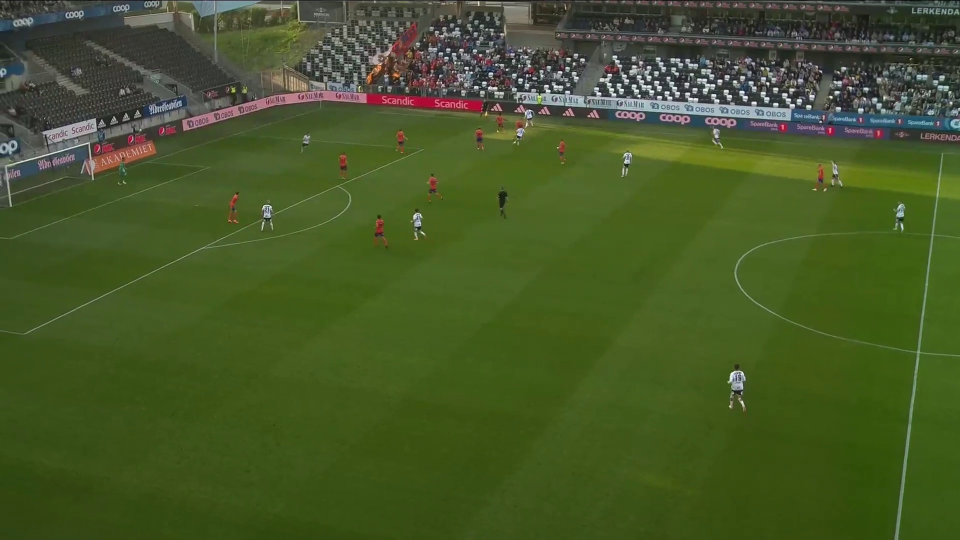
#> input picture testImage.jpg, 1920 x 1080 px (shown at 1/2 size)
$ jupyter execute --allow-errors PitchDetection.ipynb
#> lines starting #> are read from the running program, lines starting #| are printed output that depends on the picture; after the words box and inside, x2 and y2 are one past the last pixel; in counts of white or black regions, pixels touching at a corner belong together
For this task, we first applied the Hough line detection method
 - Bilateral filtering was applied to retain edges while smoothing out noise.
 - Next, to keep pixels containing the soccer pitch and remove the background, such as the stadium, a green mask was applied.
 - To remove the remaining noise, we found all the contours of the image after the green mask, then extracted the largest contour and used it as a filter.
 - As a final touch to fix contour outlines, an opening morphology was applied. The resulting image was passed through a canny transform, with adjusted thresholds: a low threshold of 98 and a high threshold of 260, for best detecting the edges.
 - Finally, the output from Canny was passed as input to the Hough transform for performing line detection

Automatic Feature Detection Algorithms
The last effort was focused on feature detectors such as SIFT and ORB . These are
methods designed for detecting features in images and can be used to detect image similarities.
Thus, with these methods, one could detect corresponding points between the input frame and
the overview map. The resulting points could then be used in a perspective transformation. SIFT
and ORB were tested on the unprocessed input frame, and with a combination of the different
techniques described earlier, such as the green mask contour and the Hough line detection. SIFT
proved to be the most reliant of these methods and is subsequently included in the results

[cell 1]
import numpy as np
import matplotlib.pyplot as plt
from scipy import ndimage as ndi
import cv2

image = cv2.imread('testImage.jpg')
#> image is the input picture: shape (1080, 1920, 3); mean B, G, R 39.9, 87.2, 70

# Apply bilateral filter
filtered_image = cv2.bilateralFilter(image, d=9, sigmaColor=75, sigmaSpace=75)

roi_lab = cv2.cvtColor(filtered_image, cv2.COLOR_BGR2Lab)
#> roi_lab: shape (1080, 1920, 3); mean of channels 0, 1, 2 88.4, 113.3, 152.5
#> (the rest of this cell did not finish here and is left out)

[cell 2]
import numpy as np
import cv2
import matplotlib.pyplot as plt
import time

# Load image
image = cv2.imread('testImage.jpg')


start_time = time.time()
# Apply bilateral filter
filtered_image = cv2.bilateralFilter(image, d=9, sigmaColor=75, sigmaSpace=75)

# Convert to HSV
hsv = cv2.cvtColor(filtered_image, cv2.COLOR_BGR2HSV)
#> hsv: shape (1080, 1920, 3); mean H, S, V 47, 144, 88.8

# Define range of green color in HSV
lower_green = np.array([30, 40, 40])   # Lower bound of green color
upper_green = np.array([90, 255, 255]) # Upper bound of green color

# Threshold the HSV image to get only green colors
mask = cv2.inRange(hsv, lower_green, upper_green)
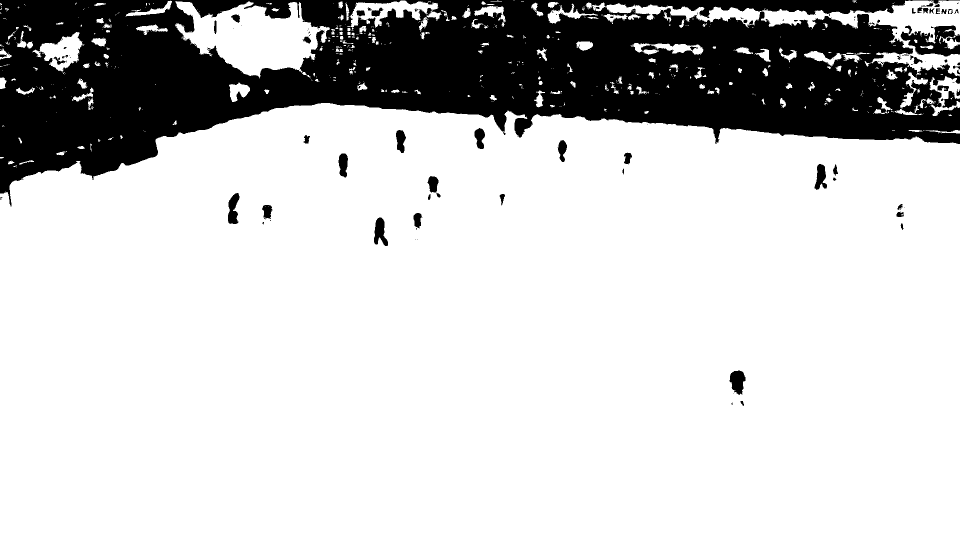
#> mask: shape (1080, 1920) (shown at 1/2 size); 79.3% white; 174 black regions (114 under 20 px)

# Find contours
contours, _ = cv2.findContours(mask, cv2.RETR_TREE, cv2.CHAIN_APPROX_SIMPLE)
#> contours = 919 contours, 728 with area under 20; largest, box (x1, y1, x2, y2) and area: (0, 206, 1920, 1080) 1566690, (350, 2, 660, 157) 26260, (1172, 1, 1920, 153) 23116, (695, 1, 884, 55) 4511, (65, 64, 165, 143) 3707

black_image = np.zeros_like(image)

# Filter contours by area and number of sides (adjust parameters as needed)
pitch_contour = max(contours, key = cv2.contourArea)
#> pitch_contour = contour of 994 points, box (x1, y1, x2, y2) (0, 206, 1920, 1080), area 1566690
cv2.drawContours(black_image, [pitch_contour], -1, (255, 255, 255), thickness=cv2.FILLED)
#> black_image: shape (1080, 1920, 3); 75.7% white; 3 black regions (2 under 20 px), largest, box (x1, y1, x2, y2) and area: (0, 0, 1920, 413) 504029

kernel = cv2.getStructuringElement(cv2.MORPH_RECT, (100, 100))
black_image = cv2.morphologyEx(black_image, cv2.MORPH_OPEN, kernel)
#> black_image: shape (1080, 1920, 3); 75.4% white; 1 black region, box (x1, y1, x2, y2) and area: (0, 0, 1920, 414) 510676

# Apply the mask to the original image
result_image = cv2.bitwise_and(image, black_image)

edges = cv2.Canny(result_image, 10, 290)
#> edges: shape (1080, 1920); 0.7% white in thin lines or dots, all inside (x1, y1, x2, y2) = (0, 211, 1920, 1080)

# Apply Hough transform for line detection (adjust parameters as needed)
lines = cv2.HoughLinesP(edges, 1, np.pi / 180, threshold=150, minLineLength=50, maxLineGap=20)
#> lines = 20 rows, first 6: [1788, 1079, 1885, 287], [207, 589, 325, 533], [51, 668, 440, 479], [1844, 655, 1889, 287], [750, 339, 843, 298], [481, 455, 846, 300]

black_image = np.zeros_like(image)
# Draw the detected lines on the original image
for line in lines:
    x1, y1, x2, y2 = line[0]
    cv2.line(black_image, (x1, y1), (x2, y2), (255, 255,255), 2)
#> this loop made 20 passes
#> black_image: shape (1080, 1920, 3); 0.54% white; 6 white regions, box (x1, y1, x2, y2) and area: (1635, 286, 1891, 1080) 5116, (42, 453, 495, 671) 2369, (13, 350, 366, 480) 1986, (480, 297, 848, 457) 1420, (1352, 250, 1418, 257) 194, (1252, 245, 1309, 250) 167


edges = cv2.Canny(black_image, 0, 34)
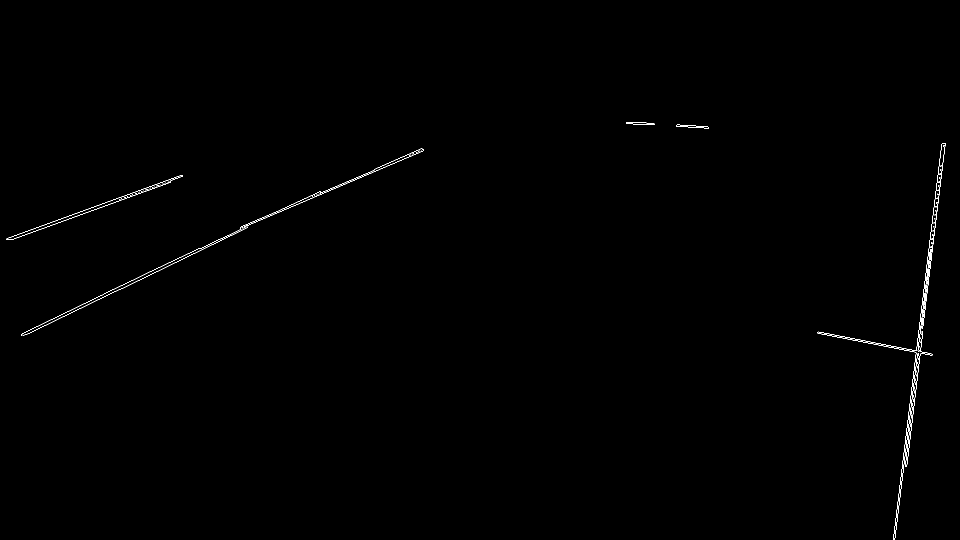
#> edges: shape (1080, 1920) (shown at 1/2 size); 0.27% white in thin lines or dots, all inside (x1, y1, x2, y2) = (13, 244, 1891, 1080)
lines = cv2.HoughLinesP(edges, 1, np.pi / 180, threshold=150, minLineLength=50, maxLineGap=300)
#> lines = 13 rows, first 6: [1786, 1079, 1883, 288], [1789, 1079, 1886, 286], [1811, 933, 1890, 286], [481, 456, 847, 301], [13, 477, 364, 350], [42, 668, 507, 442]

for line in lines:
    x1, y1, x2, y2 = line[0]
    cv2.line(result_image, (x1, y1), (x2, y2), (255, 255,255), 2)
#> this loop made 13 passes
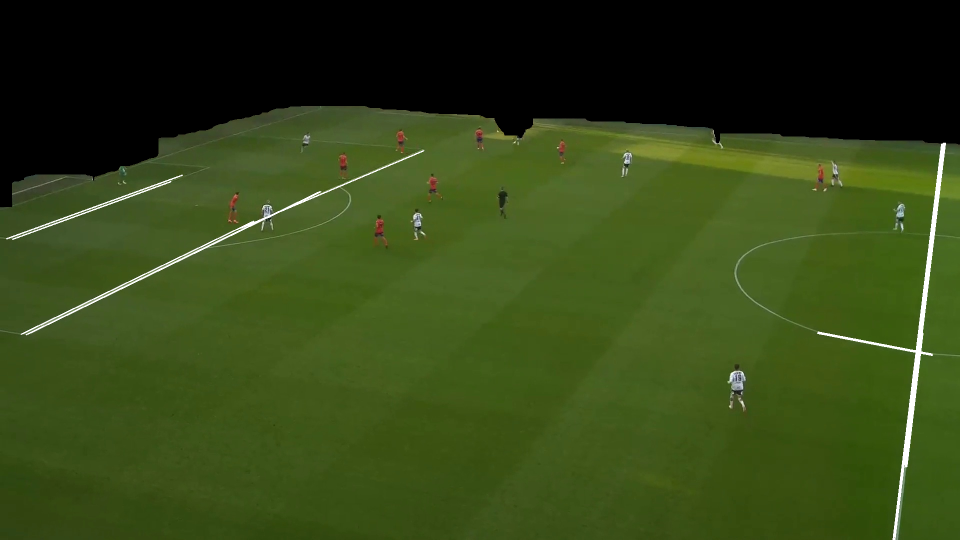
#> result_image: shape (1080, 1920, 3) (shown at 1/2 size); mean B, G, R 22.7, 68.5, 51.3

end_time = time.time()

execution_time = end_time - start_time

print(f"Time taken to process video: {execution_time} seconds")
# Show the final result with detected lines
plt.imshow(cv2.cvtColor(edges, cv2.COLOR_BGR2RGB))
plt.show()

[cell 3]
# [10 lines left out: function filter_out_color_LAB, not called in this run]

[cell 4]
import numpy as np
import matplotlib.pyplot as plt
from scipy import ndimage as ndi
import cv2

from skimage.segmentation import watershed
from skimage.feature import peak_local_max

image = cv2.imread('testImage.jpg')
image = cv2.resize(image, (0, 0), fx = 0.7, fy = 0.7)
#> image: shape (756, 1344, 3)
image = cv2.cvtColor(image, cv2.COLOR_BGR2GRAY)
#> image: shape (756, 1344)

# Now we want to separate the two objects in image
# Generate the markers as local maxima of the distance to the background
distance = ndi.distance_transform_edt(image)
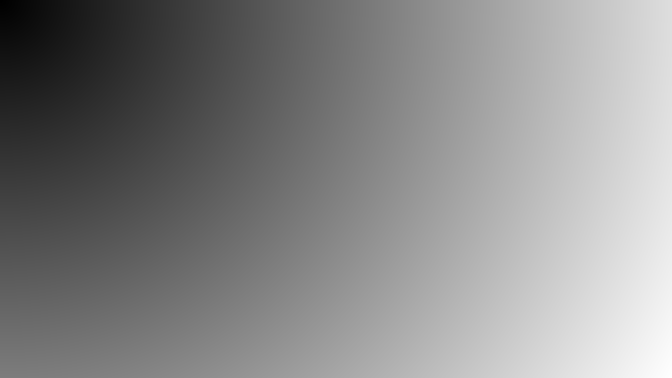
#> distance: shape (756, 1344) float64 (shown at 1/2 size); min 1, max 1541.2, mean 822.4; drawn with min black and max white
coords = peak_local_max(distance, footprint=np.ones((3, 3)), labels=image)
#> coords = 265849 pairs, first value 1 to 754, second value 1 to 1342
mask = np.zeros(distance.shape, dtype=bool)
mask[tuple(coords.T)] = True
markers, _ = ndi.label(mask)
labels = watershed(-distance, markers, mask=image)

fig, axes = plt.subplots(ncols=3, figsize=(9, 3), sharex=True, sharey=True)
ax = axes.ravel()

ax[0].imshow(image, cmap=plt.cm.gray)
ax[0].set_title('Overlapping objects')
ax[1].imshow(-distance, cmap=plt.cm.gray)
ax[1].set_title('Distances')
ax[2].imshow(labels, cmap=plt.cm.nipy_spectral)
ax[2].set_title('Separated objects')

for a in ax:
    a.set_axis_off()

fig.tight_layout()
plt.show()

[cell 5]
import cv2
from matplotlib import pyplot as plt
import numpy

im = cv2.imread("testImage.jpg")
B = im[:,:,2]
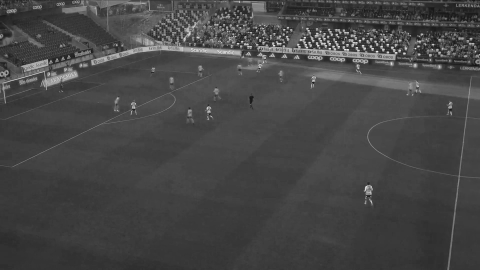
#> B: shape (1080, 1920) (shown at 1/4 size); min 0, max 255, mean 70
Y = 255-B
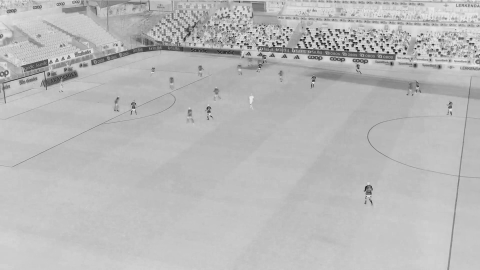
#> Y: shape (1080, 1920) (shown at 1/4 size); min 0, max 255, mean 185

thresh = cv2.adaptiveThreshold(Y,255,cv2.ADAPTIVE_THRESH_MEAN_C,\
            cv2.THRESH_BINARY_INV,35,5)
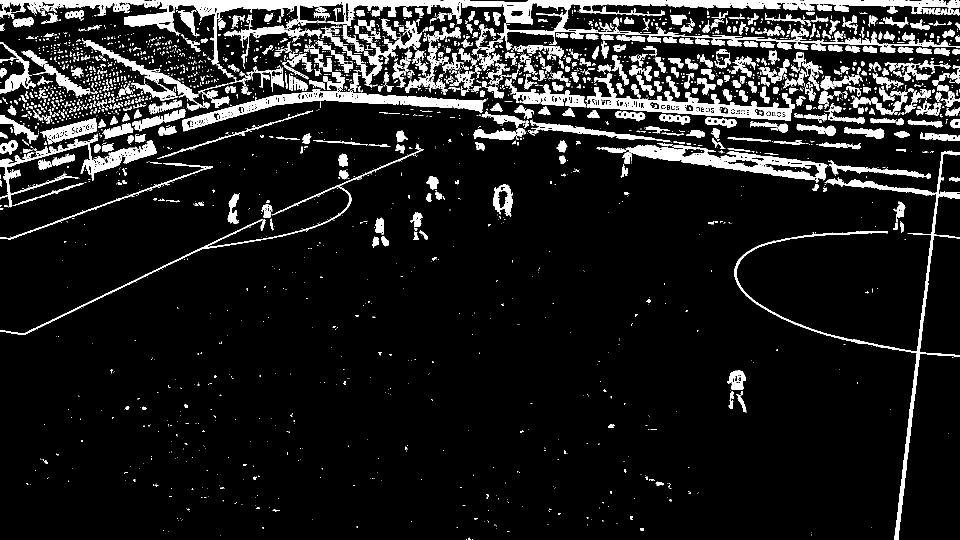
#> thresh: shape (1080, 1920) (shown at 1/2 size); 11% white; 3023 white regions (2316 under 20 px)

contours, hierarchy = cv2.findContours(thresh,
    cv2.RETR_EXTERNAL, cv2.CHAIN_APPROX_NONE)
#> contours = 2978 contours, 2441 with area under 20; largest, box (x1, y1, x2, y2) and area: (0, 1, 1920, 129) 32905, (1201, 289, 1655, 366) 11151, (364, 182, 966, 263) 10908, (1171, 174, 1590, 241) 9750, (1468, 301, 1920, 1080) 8200

x=[]
for i in range(0, len(contours)):
    if cv2.contourArea(contours[i]) > 100:
        x.append(contours[i])
#> after the loop, x = 273 contours; largest, box (x1, y1, x2, y2) and area: (0, 1, 1920, 129) 32905, (1201, 289, 1655, 366) 11151, (364, 182, 966, 263) 10908, (1171, 174, 1590, 241) 9750, (1468, 301, 1920, 1080) 8200
cv2.drawContours(im, x, -1, (255,0,0), 2)
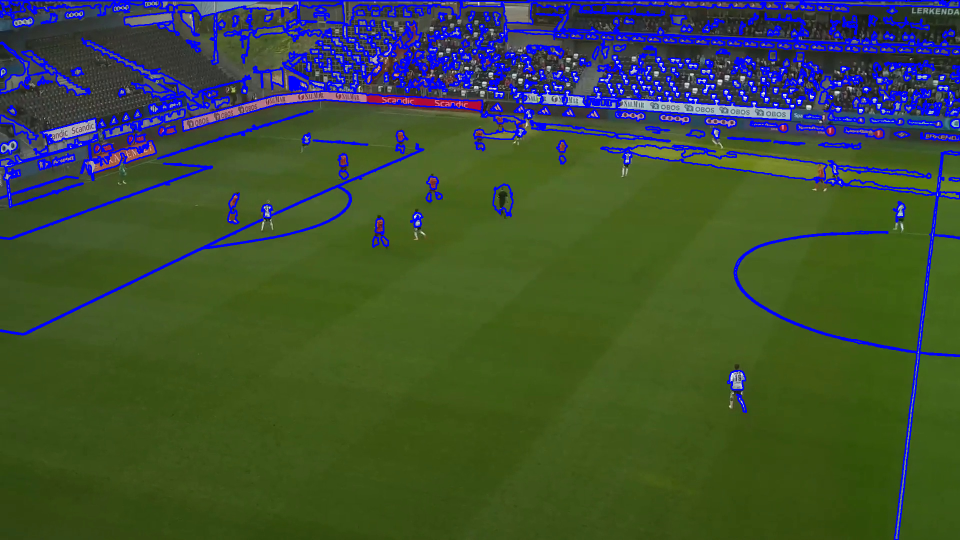
#> im: shape (1080, 1920, 3) (shown at 1/2 size); 8.87% of pixels changed, all inside (x1, y1, x2, y2) = (0, 0, 1920, 1080)

plt.imshow(im)

$ run again, with frame99.jpg copied over testImage.jpg
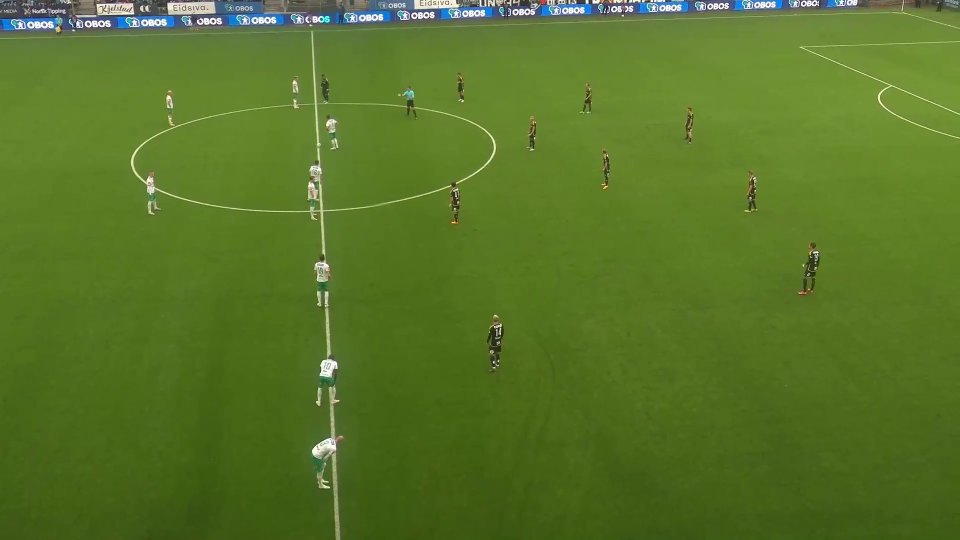
#> input picture frame99.jpg, 1920 x 1080 px (shown at 1/2 size)
#> image is the input picture: shape (1080, 1920, 3); mean B, G, R 39.7, 117, 87.7
#> roi_lab: shape (1080, 1920, 3); mean of channels 0, 1, 2 116.1, 104.9, 165.6
#> hsv: shape (1080, 1920, 3); mean H, S, V 42.8, 175.2, 117.8
#> `mask = cv2.inRange(hsv, lower_green, upper_green)`:
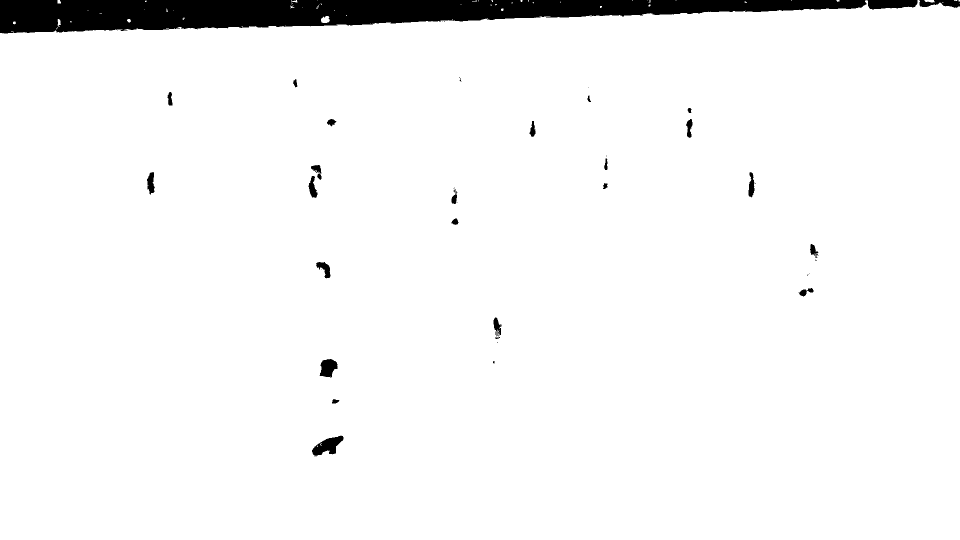
#> mask: shape (1080, 1920) (shown at 1/2 size); 96.1% white; 48 black regions (22 under 20 px)
#> `contours, _ = cv2.findContours(mask, cv2.RETR_TREE, cv2.CHAIN_APPROX_S..`: contours = 140 contours, 108 with area under 20; largest, box (x1, y1, x2, y2) and area: (0, 0, 1920, 1080) 1994791, (623, 870, 688, 914) 1456, (638, 717, 676, 756) 1001, (631, 523, 662, 558) 530, (293, 343, 311, 390) 520
#> pitch_contour = contour of 594 points, box (x1, y1, x2, y2) (0, 0, 1920, 1080), area 1994791
#> `lines = cv2.HoughLinesP(edges, 1, np.pi / 180, threshold=150, minLineL..`: lines = 27 rows, first 6: [1031, 47, 1316, 38], [629, 133, 641, 347], [643, 374, 680, 1079], [520, 56, 662, 52], [1479, 25, 1679, 19], [26, 75, 140, 72]
#> the loop `for line in lines:` made 27 passes
#> `lines = cv2.HoughLinesP(edges, 1, np.pi / 180, threshold=150, minLineL..`: lines = 24 rows, first 6: [619, 51, 672, 1078], [626, 51, 680, 1068], [644, 373, 681, 1079], [624, 51, 678, 1079], [484, 58, 1678, 17], [1598, 95, 1917, 230]
#> the loop `for line in lines:` made 24 passes
#> coords = 115017 pairs, first value 1 to 754, second value 1 to 1342
#> thresh: shape (1080, 1920); 3.4% white; 948 white regions (727 under 20 px)
#> `contours, hierarchy = cv2.findContours(thresh, cv2.RETR_EXTERNAL, cv2...`: contours = 925 contours, 759 with area under 20; largest, box (x1, y1, x2, y2) and area: (0, 20, 1920, 564) 73602, (624, 768, 689, 1080) 3542, (334, 2, 432, 30) 2144, (639, 582, 676, 755) 1728, (193, 4, 269, 30) 1570
#> after the loop `for i in range(0, len(contours)):`: x = 89 contours; largest, box (x1, y1, x2, y2) and area: (0, 20, 1920, 564) 73602, (624, 768, 689, 1080) 3542, (334, 2, 432, 30) 2144, (639, 582, 676, 755) 1728, (193, 4, 269, 30) 1570
#> `cv2.drawContours(im, x, -1, (255,0,0), 2)`:
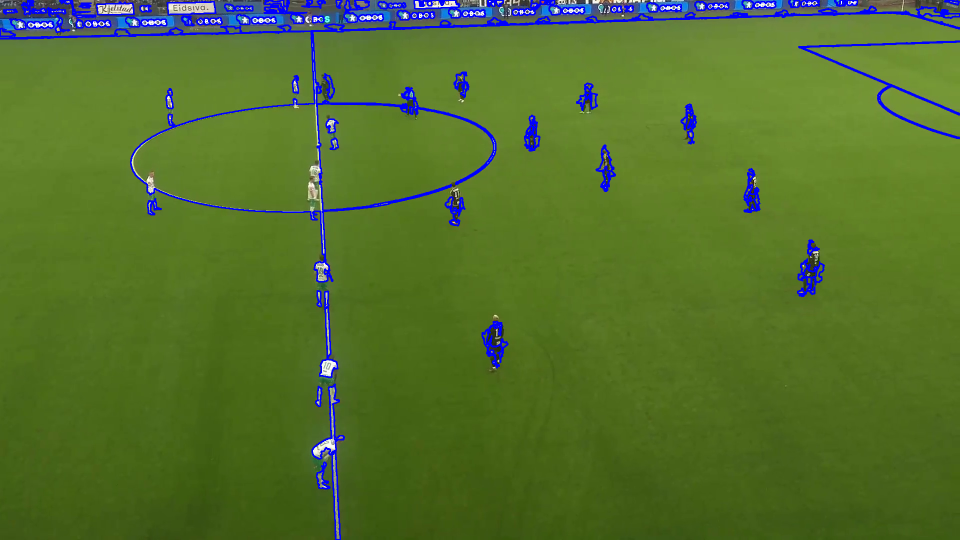
#> im: shape (1080, 1920, 3) (shown at 1/2 size); 3.26% of pixels changed, all inside (x1, y1, x2, y2) = (0, 0, 1920, 1080)
